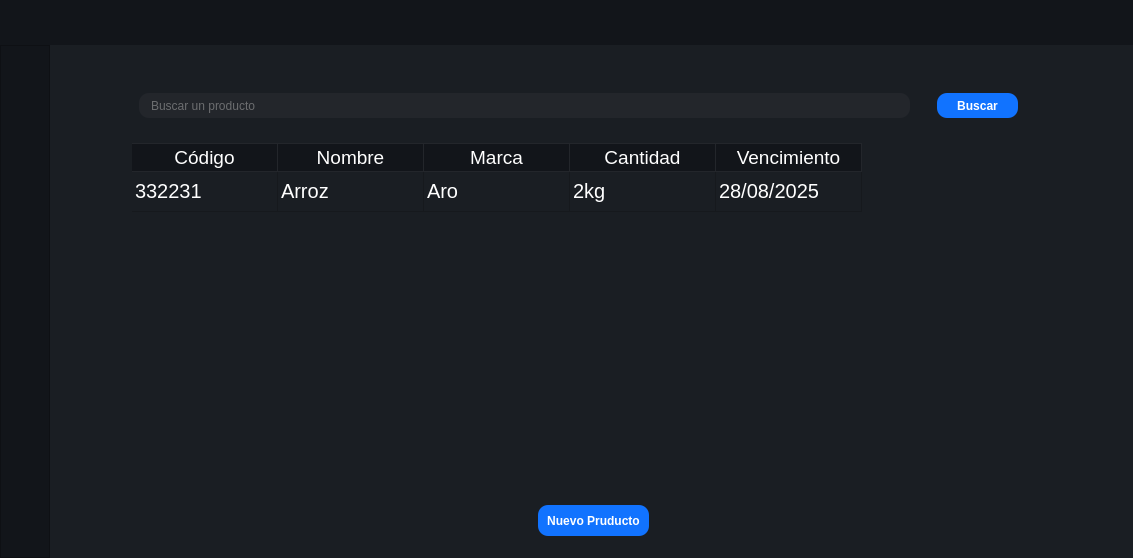
<?xml version="1.0" encoding="UTF-8"?>
<ui version="4.0">
 <class>MainWindow</class>
 <widget class="QMainWindow" name="MainWindow">
  <property name="geometry">
   <rect>
    <x>0</x>
    <y>0</y>
    <width>1133</width>
    <height>558</height>
   </rect>
  </property>
  <property name="windowTitle">
   <string>MainWindow</string>
  </property>
  <property name="styleSheet">
   <string notr="true">background-color: rgb(45, 45, 45);</string>
  </property>
  <widget class="QWidget" name="centralwidget">
   <property name="minimumSize">
    <size>
     <width>1000</width>
     <height>500</height>
    </size>
   </property>
   <layout class="QVBoxLayout" name="verticalLayout">
    <property name="spacing">
     <number>0</number>
    </property>
    <property name="leftMargin">
     <number>0</number>
    </property>
    <property name="topMargin">
     <number>0</number>
    </property>
    <property name="rightMargin">
     <number>0</number>
    </property>
    <property name="bottomMargin">
     <number>0</number>
    </property>
    <item>
     <widget class="QFrame" name="Top_Bar">
      <property name="minimumSize">
       <size>
        <width>0</width>
        <height>45</height>
       </size>
      </property>
      <property name="maximumSize">
       <size>
        <width>16777215</width>
        <height>45</height>
       </size>
      </property>
      <property name="styleSheet">
       <string notr="true">background-color: #12151a;
</string>
      </property>
      <property name="frameShape">
       <enum>QFrame::NoFrame</enum>
      </property>
      <property name="frameShadow">
       <enum>QFrame::Raised</enum>
      </property>
      <layout class="QHBoxLayout" name="horizontalLayout">
       <property name="spacing">
        <number>0</number>
       </property>
       <property name="leftMargin">
        <number>0</number>
       </property>
       <property name="topMargin">
        <number>0</number>
       </property>
       <property name="rightMargin">
        <number>0</number>
       </property>
       <property name="bottomMargin">
        <number>0</number>
       </property>
       <item>
        <widget class="QLabel" name="label">
         <property name="minimumSize">
          <size>
           <width>0</width>
           <height>49</height>
          </size>
         </property>
         <property name="maximumSize">
          <size>
           <width>200</width>
           <height>63</height>
          </size>
         </property>
         <property name="text">
          <string/>
         </property>
         <property name="pixmap">
          <pixmap resource="Imágenes .PNG Oficiales/img_oficiales.qrc">:/cct/Logo.png</pixmap>
         </property>
         <property name="scaledContents">
          <bool>true</bool>
         </property>
         <property name="alignment">
          <set>Qt::AlignCenter</set>
         </property>
        </widget>
       </item>
      </layout>
     </widget>
    </item>
    <item>
     <widget class="QFrame" name="Content">
      <property name="frameShape">
       <enum>QFrame::NoFrame</enum>
      </property>
      <property name="frameShadow">
       <enum>QFrame::Raised</enum>
      </property>
      <layout class="QHBoxLayout" name="horizontalLayout_2">
       <property name="spacing">
        <number>0</number>
       </property>
       <property name="leftMargin">
        <number>0</number>
       </property>
       <property name="topMargin">
        <number>0</number>
       </property>
       <property name="rightMargin">
        <number>0</number>
       </property>
       <property name="bottomMargin">
        <number>0</number>
       </property>
       <item>
        <widget class="QFrame" name="frame_left_menu">
         <property name="minimumSize">
          <size>
           <width>50</width>
           <height>0</height>
          </size>
         </property>
         <property name="maximumSize">
          <size>
           <width>50</width>
           <height>16777215</height>
          </size>
         </property>
         <property name="styleSheet">
          <string notr="true">background-color: #12151a;</string>
         </property>
         <property name="frameShape">
          <enum>QFrame::StyledPanel</enum>
         </property>
         <property name="frameShadow">
          <enum>QFrame::Raised</enum>
         </property>
         <layout class="QVBoxLayout" name="verticalLayout_2">
          <property name="spacing">
           <number>0</number>
          </property>
          <property name="leftMargin">
           <number>0</number>
          </property>
          <property name="topMargin">
           <number>0</number>
          </property>
          <property name="rightMargin">
           <number>0</number>
          </property>
          <property name="bottomMargin">
           <number>0</number>
          </property>
          <item alignment="Qt::AlignTop">
           <widget class="QFrame" name="frame_top_menus">
            <property name="minimumSize">
             <size>
              <width>0</width>
              <height>40</height>
             </size>
            </property>
            <property name="frameShape">
             <enum>QFrame::NoFrame</enum>
            </property>
            <property name="frameShadow">
             <enum>QFrame::Raised</enum>
            </property>
            <layout class="QVBoxLayout" name="verticalLayout_3">
             <property name="spacing">
              <number>0</number>
             </property>
             <property name="leftMargin">
              <number>0</number>
             </property>
             <property name="topMargin">
              <number>0</number>
             </property>
             <property name="rightMargin">
              <number>0</number>
             </property>
             <property name="bottomMargin">
              <number>0</number>
             </property>
             <item>
              <widget class="QPushButton" name="btn_toggle">
               <property name="minimumSize">
                <size>
                 <width>20</width>
                 <height>20</height>
                </size>
               </property>
               <property name="cursor">
                <cursorShape>PointingHandCursor</cursorShape>
               </property>
               <property name="styleSheet">
                <string notr="true">QPushButton {
color: #b3b3b3;
background-color: #12151a;
border: none;
border-radius:20px;

}

QPushButton:hover {
background-color: #23262b;
}</string>
               </property>
               <property name="text">
                <string/>
               </property>
               <property name="icon">
                <iconset resource="Imágenes .PNG Oficiales/img_oficiales.qrc">
                 <normaloff>:/cct/Menú.png</normaloff>:/cct/Menú.png</iconset>
               </property>
               <property name="iconSize">
                <size>
                 <width>50</width>
                 <height>50</height>
                </size>
               </property>
              </widget>
             </item>
             <item>
              <widget class="QPushButton" name="btn_productos">
               <property name="minimumSize">
                <size>
                 <width>0</width>
                 <height>40</height>
                </size>
               </property>
               <property name="font">
                <font>
                 <family>Roboto</family>
                 <pointsize>14</pointsize>
                 <weight>75</weight>
                 <bold>true</bold>
                </font>
               </property>
               <property name="cursor">
                <cursorShape>PointingHandCursor</cursorShape>
               </property>
               <property name="styleSheet">
                <string notr="true">QPushButton {
color: #b3b3b3;
background-color: #12151a;
border: none;
}

QPushButton:hover {
background-color: #23262b;
}</string>
               </property>
               <property name="text">
                <string/>
               </property>
               <property name="icon">
                <iconset resource="Imágenes .PNG Oficiales/img_oficiales.qrc">
                 <normaloff>:/cct/Productos.png</normaloff>:/cct/Productos.png</iconset>
               </property>
               <property name="iconSize">
                <size>
                 <width>60</width>
                 <height>60</height>
                </size>
               </property>
              </widget>
             </item>
             <item>
              <widget class="QPushButton" name="btn_depositos">
               <property name="minimumSize">
                <size>
                 <width>0</width>
                 <height>40</height>
                </size>
               </property>
               <property name="font">
                <font>
                 <family>Roboto</family>
                 <pointsize>14</pointsize>
                 <weight>75</weight>
                 <bold>true</bold>
                </font>
               </property>
               <property name="cursor">
                <cursorShape>PointingHandCursor</cursorShape>
               </property>
               <property name="styleSheet">
                <string notr="true">QPushButton {
color: #b3b3b3;
background-color: #12151a;
border: 0px solid;
border: none;
}

QPushButton:hover {
background-color: #23262b;
}</string>
               </property>
               <property name="text">
                <string/>
               </property>
               <property name="icon">
                <iconset resource="Imágenes .PNG Oficiales/img_oficiales.qrc">
                 <normaloff>:/cct/Depósito.png</normaloff>:/cct/Depósito.png</iconset>
               </property>
               <property name="iconSize">
                <size>
                 <width>60</width>
                 <height>60</height>
                </size>
               </property>
              </widget>
             </item>
             <item>
              <widget class="QPushButton" name="btn_usuarios">
               <property name="minimumSize">
                <size>
                 <width>0</width>
                 <height>40</height>
                </size>
               </property>
               <property name="font">
                <font>
                 <family>Roboto</family>
                 <pointsize>14</pointsize>
                 <weight>75</weight>
                 <bold>true</bold>
                </font>
               </property>
               <property name="cursor">
                <cursorShape>PointingHandCursor</cursorShape>
               </property>
               <property name="styleSheet">
                <string notr="true">QPushButton {
color: #b3b3b3;
background-color: #12151a;
border: none;
}

QPushButton:hover {
background-color: #23262b;
}</string>
               </property>
               <property name="text">
                <string/>
               </property>
               <property name="icon">
                <iconset resource="Imágenes .PNG Oficiales/img_oficiales.qrc">
                 <normaloff>:/cct/Usuarios.png</normaloff>:/cct/Usuarios.png</iconset>
               </property>
               <property name="iconSize">
                <size>
                 <width>60</width>
                 <height>60</height>
                </size>
               </property>
              </widget>
             </item>
            </layout>
           </widget>
          </item>
          <item>
           <widget class="QPushButton" name="btn_exit">
            <property name="minimumSize">
             <size>
              <width>0</width>
              <height>40</height>
             </size>
            </property>
            <property name="font">
             <font>
              <family>Roboto</family>
              <pointsize>14</pointsize>
              <weight>75</weight>
              <bold>true</bold>
             </font>
            </property>
            <property name="cursor">
             <cursorShape>PointingHandCursor</cursorShape>
            </property>
            <property name="styleSheet">
             <string notr="true">QPushButton {
color: #b3b3b3;
background-color: #12151a;
border: none;
}

QPushButton:hover {
background-color: #23262b;
}</string>
            </property>
            <property name="text">
             <string/>
            </property>
            <property name="icon">
             <iconset resource="Imágenes .PNG Oficiales/img_oficiales.qrc">
              <normaloff>:/cct/Exit.png</normaloff>:/cct/Exit.png</iconset>
            </property>
            <property name="iconSize">
             <size>
              <width>60</width>
              <height>60</height>
             </size>
            </property>
           </widget>
          </item>
         </layout>
        </widget>
       </item>
       <item>
        <widget class="QFrame" name="slide_bar">
         <property name="minimumSize">
          <size>
           <width>0</width>
           <height>741</height>
          </size>
         </property>
         <property name="maximumSize">
          <size>
           <width>0</width>
           <height>750</height>
          </size>
         </property>
         <property name="styleSheet">
          <string notr="true">background-color: #12151a;</string>
         </property>
         <property name="frameShape">
          <enum>QFrame::StyledPanel</enum>
         </property>
         <property name="frameShadow">
          <enum>QFrame::Raised</enum>
         </property>
         <widget class="QLabel" name="label_inicio">
          <property name="geometry">
           <rect>
            <x>0</x>
            <y>10</y>
            <width>101</width>
            <height>31</height>
           </rect>
          </property>
          <property name="styleSheet">
           <string notr="true">QLabel {
color: #fff;
font-weight:bold;

}

QLabel:hover {
background-color: #23262b;
}</string>
          </property>
          <property name="text">
           <string>Inicio</string>
          </property>
         </widget>
         <widget class="QLabel" name="label_deposito">
          <property name="geometry">
           <rect>
            <x>0</x>
            <y>130</y>
            <width>101</width>
            <height>20</height>
           </rect>
          </property>
          <property name="styleSheet">
           <string notr="true">color:#fff;
font-family:Roboto</string>
          </property>
          <property name="text">
           <string>Depósito</string>
          </property>
         </widget>
         <widget class="QLabel" name="label_productos">
          <property name="geometry">
           <rect>
            <x>0</x>
            <y>65</y>
            <width>101</width>
            <height>31</height>
           </rect>
          </property>
          <property name="styleSheet">
           <string notr="true">QLabel {
color: #fff;


}

QLabel:hover {
background-color: #23262b;
}</string>
          </property>
          <property name="text">
           <string>Productos</string>
          </property>
         </widget>
         <widget class="QLabel" name="label_usuarios">
          <property name="geometry">
           <rect>
            <x>0</x>
            <y>190</y>
            <width>101</width>
            <height>20</height>
           </rect>
          </property>
          <property name="styleSheet">
           <string notr="true">color:#fff;
font-family:Roboto</string>
          </property>
          <property name="text">
           <string>Usuarios</string>
          </property>
         </widget>
         <widget class="QLabel" name="label_exit">
          <property name="geometry">
           <rect>
            <x>0</x>
            <y>693</y>
            <width>101</width>
            <height>31</height>
           </rect>
          </property>
          <property name="styleSheet">
           <string notr="true">QLabel {
color: #fff;
font-weight:bold;

}

QLabel:hover {
background-color: #23262b;
}</string>
          </property>
          <property name="text">
           <string>Exit</string>
          </property>
         </widget>
        </widget>
       </item>
       <item>
        <widget class="QFrame" name="frame_pages">
         <property name="maximumSize">
          <size>
           <width>16777215</width>
           <height>16777215</height>
          </size>
         </property>
         <property name="styleSheet">
          <string notr="true">border: none;</string>
         </property>
         <property name="frameShape">
          <enum>QFrame::StyledPanel</enum>
         </property>
         <property name="frameShadow">
          <enum>QFrame::Raised</enum>
         </property>
         <layout class="QVBoxLayout" name="verticalLayout_4">
          <property name="spacing">
           <number>0</number>
          </property>
          <property name="leftMargin">
           <number>0</number>
          </property>
          <property name="topMargin">
           <number>0</number>
          </property>
          <property name="rightMargin">
           <number>0</number>
          </property>
          <property name="bottomMargin">
           <number>0</number>
          </property>
          <item>
           <widget class="QStackedWidget" name="Pages_Widget">
            <property name="styleSheet">
             <string notr="true">background-color: #1a1e23;
border: none;</string>
            </property>
            <property name="currentIndex">
             <number>0</number>
            </property>
            <widget class="QWidget" name="page_productos">
             <layout class="QHBoxLayout" name="horizontalLayout_3">
              <item alignment="Qt::AlignTop">
               <widget class="QFrame" name="frame">
                <property name="minimumSize">
                 <size>
                  <width>0</width>
                  <height>503</height>
                 </size>
                </property>
                <property name="frameShape">
                 <enum>QFrame::StyledPanel</enum>
                </property>
                <property name="frameShadow">
                 <enum>QFrame::Raised</enum>
                </property>
                <layout class="QVBoxLayout" name="verticalLayout_5">
                 <item alignment="Qt::AlignTop">
                  <widget class="QFrame" name="frame_2">
                   <property name="minimumSize">
                    <size>
                     <width>900</width>
                     <height>65</height>
                    </size>
                   </property>
                   <property name="maximumSize">
                    <size>
                     <width>16777215</width>
                     <height>50</height>
                    </size>
                   </property>
                   <property name="frameShape">
                    <enum>QFrame::StyledPanel</enum>
                   </property>
                   <property name="frameShadow">
                    <enum>QFrame::Raised</enum>
                   </property>
                   <layout class="QVBoxLayout" name="verticalLayout_6">
                    <item alignment="Qt::AlignHCenter|Qt::AlignVCenter">
                     <widget class="QGroupBox" name="groupBox">
                      <property name="minimumSize">
                       <size>
                        <width>990</width>
                        <height>50</height>
                       </size>
                      </property>
                      <property name="maximumSize">
                       <size>
                        <width>0</width>
                        <height>70</height>
                       </size>
                      </property>
                      <property name="title">
                       <string/>
                      </property>
                      <widget class="QLineEdit" name="lineEdit">
                       <property name="geometry">
                        <rect>
                         <x>43</x>
                         <y>21</y>
                         <width>771</width>
                         <height>25</height>
                        </rect>
                       </property>
                       <property name="styleSheet">
                        <string notr="true">QLineEdit{
background-color: #23262b;
border-radius: 10px;
padding:0 10px;
color: #b3b3b3;
}


QLineEdit:focus{
border: 1px solid rgb(75, 75, 75);
}</string>
                       </property>
                       <property name="text">
                        <string/>
                       </property>
                       <property name="placeholderText">
                        <string>Buscar un producto</string>
                       </property>
                      </widget>
                      <widget class="QPushButton" name="pushButton">
                       <property name="geometry">
                        <rect>
                         <x>841</x>
                         <y>21</y>
                         <width>81</width>
                         <height>25</height>
                        </rect>
                       </property>
                       <property name="cursor">
                        <cursorShape>PointingHandCursor</cursorShape>
                       </property>
                       <property name="styleSheet">
                        <string notr="true">QPushButton{
background-color: #1173ff;
color: #fff;
border-radius:10px;
font-weight:bold;
}
QPushButton:hover{
background-color: #45a9f0;
}</string>
                       </property>
                       <property name="text">
                        <string>Buscar</string>
                       </property>
                      </widget>
                     </widget>
                    </item>
                   </layout>
                  </widget>
                 </item>
                 <item>
                  <widget class="QFrame" name="frame_3">
                   <property name="minimumSize">
                    <size>
                     <width>0</width>
                     <height>288</height>
                    </size>
                   </property>
                   <property name="maximumSize">
                    <size>
                     <width>16777215</width>
                     <height>500</height>
                    </size>
                   </property>
                   <property name="frameShape">
                    <enum>QFrame::StyledPanel</enum>
                   </property>
                   <property name="frameShadow">
                    <enum>QFrame::Raised</enum>
                   </property>
                   <layout class="QVBoxLayout" name="verticalLayout_7">
                    <item>
                     <widget class="QTableWidget" name="tableWidget">
                      <property name="minimumSize">
                       <size>
                        <width>0</width>
                        <height>0</height>
                       </size>
                      </property>
                      <property name="styleSheet">
                       <string notr="true">QTableWidget{
color:#fff;
font-size: 20px;
border-style: none;
margin-left: 55px;
}


QHeaderView::section {
    background-color: #12151a;
	color:#fff;
    font-size: 14pt;
    border-style: none;
    border-bottom: 1px solid #23262b;
    border-right: 1px solid #23262b;
}

QHeaderView::section:horizontal
{

    border-top: 1px solid #23262b;
}

QHeaderView::section:vertical
{

    border-left: 1px solid #23262b;
}</string>
                      </property>
                      <property name="editTriggers">
                       <set>QAbstractItemView::NoEditTriggers</set>
                      </property>
                      <property name="textElideMode">
                       <enum>Qt::ElideRight</enum>
                      </property>
                      <property name="showGrid">
                       <bool>true</bool>
                      </property>
                      <property name="gridStyle">
                       <enum>Qt::SolidLine</enum>
                      </property>
                      <property name="sortingEnabled">
                       <bool>false</bool>
                      </property>
                      <property name="wordWrap">
                       <bool>true</bool>
                      </property>
                      <property name="cornerButtonEnabled">
                       <bool>true</bool>
                      </property>
                      <attribute name="horizontalHeaderVisible">
                       <bool>true</bool>
                      </attribute>
                      <attribute name="horizontalHeaderCascadingSectionResizes">
                       <bool>false</bool>
                      </attribute>
                      <attribute name="horizontalHeaderDefaultSectionSize">
                       <number>146</number>
                      </attribute>
                      <attribute name="horizontalHeaderHighlightSections">
                       <bool>true</bool>
                      </attribute>
                      <attribute name="verticalHeaderVisible">
                       <bool>false</bool>
                      </attribute>
                      <attribute name="verticalHeaderDefaultSectionSize">
                       <number>40</number>
                      </attribute>
                      <attribute name="verticalHeaderHighlightSections">
                       <bool>true</bool>
                      </attribute>
                      <attribute name="verticalHeaderMinimumSectionSize">
                       <number>20</number>
                      </attribute>
                      <row>
                       <property name="text">
                        <string>1</string>
                       </property>
                      </row>
                      <column>
                       <property name="text">
                        <string>Código</string>
                       </property>
                      </column>
                      <column>
                       <property name="text">
                        <string>Nombre</string>
                       </property>
                      </column>
                      <column>
                       <property name="text">
                        <string>Marca</string>
                       </property>
                      </column>
                      <column>
                       <property name="text">
                        <string>Cantidad</string>
                       </property>
                      </column>
                      <column>
                       <property name="text">
                        <string>Vencimiento</string>
                       </property>
                      </column>
                      <item row="0" column="0">
                       <property name="text">
                        <string>332231</string>
                       </property>
                      </item>
                      <item row="0" column="1">
                       <property name="text">
                        <string>Arroz</string>
                       </property>
                      </item>
                      <item row="0" column="2">
                       <property name="text">
                        <string>Aro</string>
                       </property>
                      </item>
                      <item row="0" column="3">
                       <property name="text">
                        <string>2kg</string>
                       </property>
                      </item>
                      <item row="0" column="4">
                       <property name="text">
                        <string>28/08/2025</string>
                       </property>
                      </item>
                     </widget>
                    </item>
                   </layout>
                  </widget>
                 </item>
                 <item>
                  <widget class="QFrame" name="frame_4">
                   <property name="minimumSize">
                    <size>
                     <width>0</width>
                     <height>53</height>
                    </size>
                   </property>
                   <property name="frameShape">
                    <enum>QFrame::StyledPanel</enum>
                   </property>
                   <property name="frameShadow">
                    <enum>QFrame::Raised</enum>
                   </property>
                   <widget class="QPushButton" name="pushButton_2">
                    <property name="geometry">
                     <rect>
                      <x>470</x>
                      <y>10</y>
                      <width>111</width>
                      <height>31</height>
                     </rect>
                    </property>
                    <property name="cursor">
                     <cursorShape>PointingHandCursor</cursorShape>
                    </property>
                    <property name="styleSheet">
                     <string notr="true">QPushButton{
background-color: #1173ff;
color: #fff;
border-radius:10px;
font-weight:bold;
}
QPushButton:hover{
background-color: #45a9f0;
}</string>
                    </property>
                    <property name="text">
                     <string>Nuevo Pruducto</string>
                    </property>
                   </widget>
                  </widget>
                 </item>
                </layout>
               </widget>
              </item>
             </layout>
            </widget>
            <widget class="QWidget" name="page_depositos">
             <widget class="QLabel" name="label_3">
              <property name="geometry">
               <rect>
                <x>120</x>
                <y>170</y>
                <width>61</width>
                <height>31</height>
               </rect>
              </property>
              <property name="font">
               <font>
                <family>Roboto</family>
                <pointsize>12</pointsize>
                <weight>75</weight>
                <bold>true</bold>
               </font>
              </property>
              <property name="styleSheet">
               <string notr="true">background-color: rgb(17, 115, 255);</string>
              </property>
              <property name="text">
               <string>&lt;html&gt;&lt;head/&gt;&lt;body&gt;&lt;p align=&quot;center&quot;&gt;&lt;span style=&quot; color:#ffffff;&quot;&gt;Depósito&lt;/span&gt;&lt;/p&gt;&lt;/body&gt;&lt;/html&gt;</string>
              </property>
             </widget>
            </widget>
            <widget class="QWidget" name="page_usuarios">
             <widget class="QLabel" name="label_4">
              <property name="geometry">
               <rect>
                <x>70</x>
                <y>60</y>
                <width>111</width>
                <height>71</height>
               </rect>
              </property>
              <property name="font">
               <font>
                <family>Roboto</family>
                <pointsize>12</pointsize>
                <weight>75</weight>
                <bold>true</bold>
               </font>
              </property>
              <property name="styleSheet">
               <string notr="true">background-color: rgb(17, 115, 255);</string>
              </property>
              <property name="text">
               <string>&lt;html&gt;&lt;head/&gt;&lt;body&gt;&lt;p align=&quot;center&quot;&gt;&lt;span style=&quot; color:#ffffff;&quot;&gt;Usuarios&lt;/span&gt;&lt;/p&gt;&lt;/body&gt;&lt;/html&gt;</string>
              </property>
             </widget>
            </widget>
           </widget>
          </item>
         </layout>
        </widget>
       </item>
      </layout>
     </widget>
    </item>
   </layout>
  </widget>
 </widget>
 <tabstops>
  <tabstop>btn_depositos</tabstop>
  <tabstop>btn_usuarios</tabstop>
  <tabstop>btn_exit</tabstop>
  <tabstop>btn_toggle</tabstop>
  <tabstop>btn_productos</tabstop>
 </tabstops>
 <resources>
  <include location="Imágenes .PNG Oficiales/img_oficiales.qrc"/>
 </resources>
 <connections/>
</ui>
